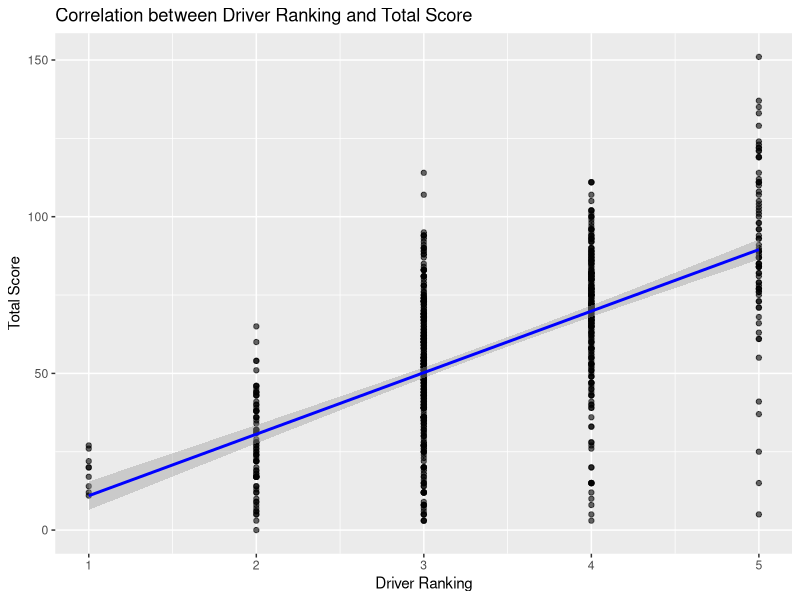
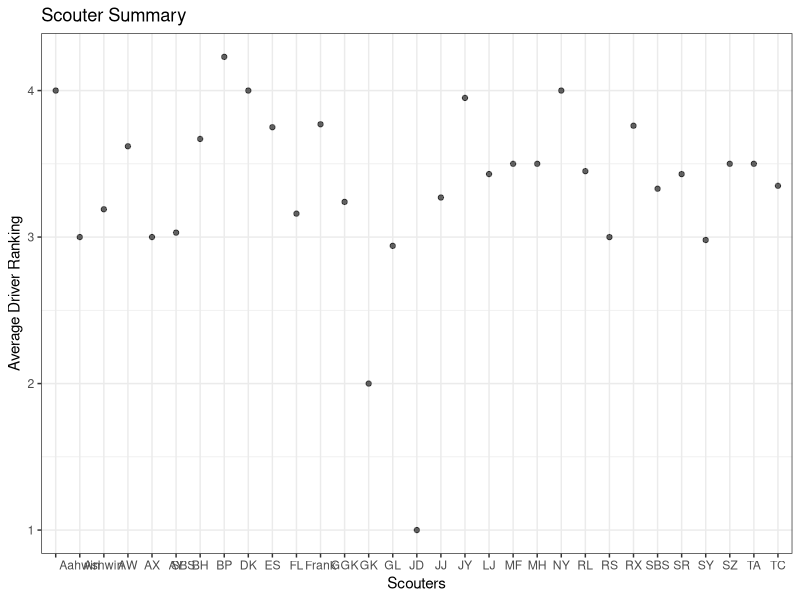

These charts were generated, in order, by the following R code:
## ---- chunk 1
library(tidyverse)
blair_red <- "#a7000a"

raw <- read.csv("../shinyapp/data_files/newton/data.csv")

match_scores <- raw %>%
    mutate(
        total_score = 
                    (coral_L1_num*2) + (coral_L2_num*3) + 
                    (coral_L3_num*4) + (coral_L4_num*5) + 
                    (auto_coral_L1_num*3) + (auto_coral_L2_num*4)+ 
                    (auto_coral_L3_num*5)+ (auto_coral_L4_num*7) +
                    (robot_net_score*4) + (proc_score*6) + 
                    ifelse(ending =="D", 12, ifelse(ending=="S",6,ifelse(ending=="P", 2, 0))) +
                    (move*3)
    ) %>%
    select(match, team, total_score, driver) %>%
    filter (driver != 0)

#0.6159 correlation

ggplot(match_scores, aes(x = driver, y = total_score)) +
    geom_point(alpha = 0.6) +  # Scatter plot
    geom_smooth(method = "lm", se = TRUE, color = "blue") +  # Regression line
    labs(title = "Correlation between Driver Ranking and Total Score",
       x = "Driver Ranking", y = "Total Score")

## ---- chunk 2
library(tidyverse)
blair_red <- "#a7000a"

raw <- read.csv("../shinyapp/data_files/newton/data.csv")

scout_bias <- raw %>%
    filter (driver != 0) %>%
    group_by(scout) %>%
    summarise(avg_driver = round(mean(driver), digits = 2)) %>%
    select(scout, avg_driver)


ggplot(scout_bias, aes(x = `scout`, y = avg_driver)) + 
            geom_point(alpha = 0.6) + 
            labs(title = "Scouter Summary", 
                 x = "Scouters", y = "Average Driver Ranking") +
            theme_bw()
        
       
